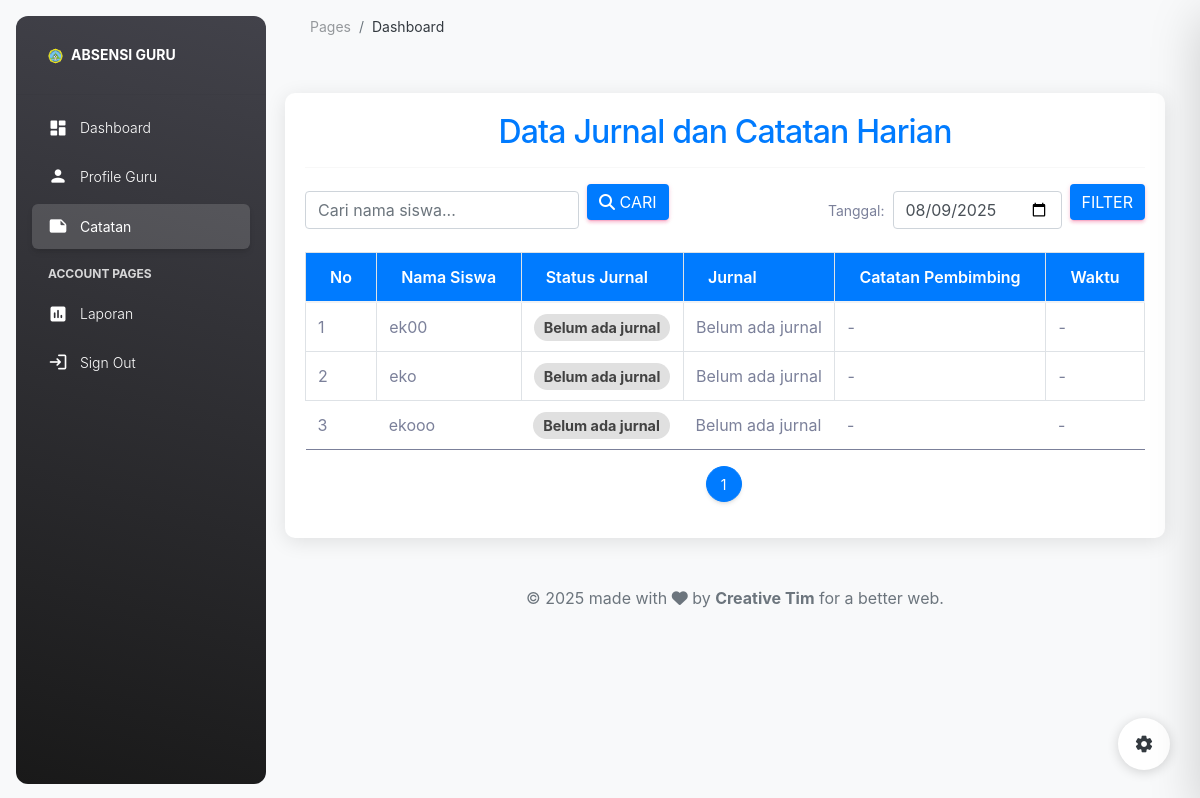
The page /index.php?page=catatan (signed in) on the database as committed earlier.
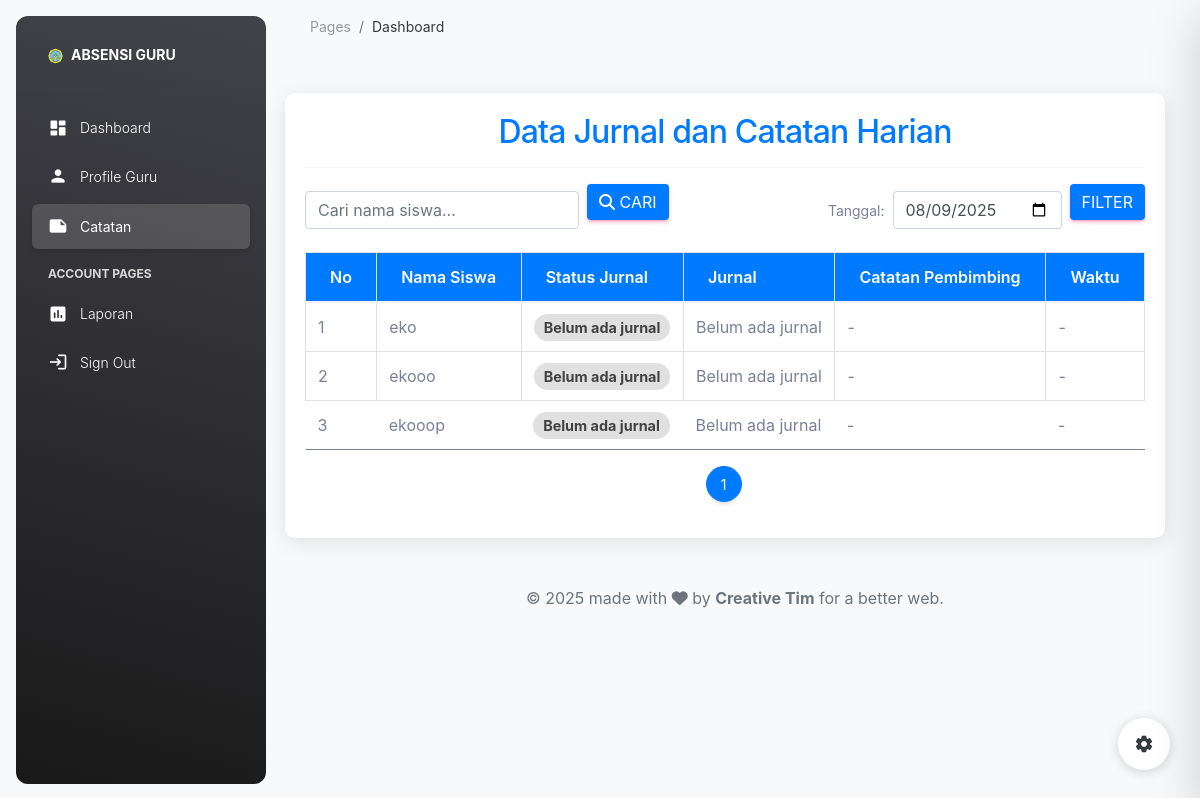
The same page on the database as committed later.
### tables this page shows
CREATE TABLE `siswa` (
  `id_siswa` int(11) NOT NULL,
  `nis` varchar(15) NOT NULL,
  `nisn` varchar(15) NOT NULL,
  `nama_siswa` varchar(50) NOT NULL,
  `no_wa` varchar(20) NOT NULL,
  `kelas` varchar(10) NOT NULL,
  `pro_keahlian` varchar(50) NOT NULL,
  `TL` text NOT NULL,
  `TTGL` date NOT NULL DEFAULT current_timestamp(),
  `id_sekolah` int(11) NOT NULL,
  `id_perusahaan` int(11) NOT NULL,
  `tanggal_mulai` date NOT NULL,
  `tanggal_selesai` date NOT NULL,
  `id_pembimbing` int(11) NOT NULL,
  `id_guru` int(11) NOT NULL,
  `username` varchar(20) NOT NULL,
  `password` varchar(20) NOT NULL
);

### pages/catatan/catatan.php (the view, shortened to what this page needs)
<?php
include('koneksi.php');
$level = $_SESSION['level'] ?? '';
$id_siswa = $_SESSION['id_siswa'] ?? null;
$id_perusahaan = $_SESSION['id_perusahaan'] ?? null;
$id_sekolah = $_SESSION['id_sekolah'] ?? null;
$id_pembimbing = $_SESSION['id_pembimbing'] ?? null;
$tanggal = isset($_GET['tanggal']) ? mysqli_real_escape_string($coneksi, $_GET['tanggal']) : date('Y-m-d');
$limit = 6;
$page_no = isset($_GET['page_no']) ? (int)$_GET['page_no'] : 1;
$offset = ($page_no - 1) * $limit;
$search = isset($_GET['search']) ? mysqli_real_escape_string($coneksi, $_GET['search']) : '';
$where_conditions = ["siswa.nama_siswa LIKE '%$search%'"];
if ($level === 'siswa') {
    $where_conditions[] = "siswa.id_siswa = '$id_siswa'";
} elseif ($level === 'pembimbing') {
    $where_conditions[] = "siswa.id_perusahaan = '$id_perusahaan'";
} elseif ($level === 'guru' || $level === 'sekolah') {
    $where_conditions[] = "siswa.id_sekolah = '$id_sekolah'";
}
$where_clause = implode(' AND ', $where_conditions);
$count_sql = "
    SELECT COUNT(DISTINCT siswa.id_siswa) AS total
    FROM siswa
    LEFT JOIN jurnal ON siswa.id_siswa = jurnal.id_siswa AND DATE(jurnal.tanggal) = '$tanggal'
    WHERE $where_clause
";
$count_result = mysqli_query($coneksi, $count_sql);
$total_rows = mysqli_fetch_assoc($count_result)['total'] ?? 0;
$total_pages = max(1, ceil($total_rows / $limit));
if ($level === 'pembimbing' && !empty($id_pembimbing)) {
    $subquery_catatan = "
        (
            SELECT catatan.catatan
            FROM catatan
            WHERE catatan.id_jurnal = jurnal.id_jurnal
            AND catatan.id_pembimbing = '$id_pembimbing'
            ORDER BY catatan.tanggal ASC
            LIMIT 1
        ) AS catatan,
        (
            SELECT catatan.tanggal
            FROM catatan
            WHERE catatan.id_jurnal = jurnal.id_jurnal
            AND catatan.id_pembimbing = '$id_pembimbing'
            ORDER BY catatan.tanggal ASC
            LIMIT 1
        ) AS waktu_catatan
    ";
} else {
    $subquery_catatan = "
        (
            SELECT catatan.catatan
            FROM catatan
            WHERE catatan.id_jurnal = jurnal.id_jurnal
            ORDER BY catatan.tanggal ASC
            LIMIT 1
        ) AS catatan,
        (
            SELECT catatan.tanggal
            FROM catatan
            WHERE catatan.id_jurnal = jurnal.id_jurnal
            ORDER BY catatan.tanggal ASC
            LIMIT 1
        ) AS waktu_catatan
    ";
}
$sql = "
    SELECT
        siswa.id_siswa,
        siswa.nama_siswa,
        jurnal.id_jurnal,
        jurnal.keterangan AS keterangan_jurnal,
        jurnal.tanggal AS tanggal_jurnal,
        $subquery_catatan
    FROM siswa
    LEFT JOIN jurnal ON siswa.id_siswa = jurnal.id_siswa AND DATE(jurnal.tanggal) = '$tanggal'
    WHERE $where_clause
    GROUP BY siswa.id_siswa, jurnal.id_jurnal
    ORDER BY siswa.nama_siswa ASC
    LIMIT $limit OFFSET $offset
";
$result = mysqli_query($coneksi, $sql) or die(mysqli_error($coneksi));
?>
<!DOCTYPE html>
<html lang="id">
<head>
    <link rel="stylesheet" href="https://stackpath.bootstrapcdn.com/bootstrap/4.1.3/css/bootstrap.min.css" />
    <link rel="stylesheet" href="https://cdnjs.cloudflare.com/ajax/libs/font-awesome/6.4.0/css/all.min.css" />
</head>
<body>
    <div class="main-container container-custom">
        <h2 class="text-center text-primary">Data Jurnal dan Catatan Harian</h2>
        <hr />
        <div class="d-flex justify-content-between flex-wrap align-items-center mb-3">
            <form method="GET" class="form-inline">
                <input type="text" name="search" class="form-control mr-2" placeholder="Cari nama siswa..." value="<?= htmlspecialchars($search) ?>" />
                <button type="submit" class="btn btn-primary">
                    <i class="fas fa-search"></i> Cari
                </button>
            </form>
            <form method="GET" class="form-inline">
                <label for="tanggal" class="mr-2">Tanggal:</label>
                <input type="date" name="tanggal" class="form-control date-picker" value="<?= htmlspecialchars($tanggal) ?>" />
                <button type="submit" class="btn btn-primary ml-2">Filter</button>
            </form>
        </div>
        <div class="table-responsive">
            <table class="table table-bordered table-hover">
                <thead class="thead-primary">
                    <tr>
                        <th>No</th>
                        <th>Nama Siswa</th>
                        <th>Status Jurnal</th>
                        <th>Jurnal</th>
                        <th>Catatan Pembimbing</th>
                        <th>Waktu</th>
                    </tr>
                </thead>
                <tbody>
                    <?php if (mysqli_num_rows($result) > 0): ?>
                        <?php $no = $offset + 1; ?>
                        <?php while ($row = mysqli_fetch_assoc($result)): ?>
                            <?php
                            $id_jurnal = $row['id_jurnal'] ?? 0;
                            $catatan = !empty($row['catatan']) ? $row['catatan'] : '-';
                            $keterangan = !empty($row['keterangan_jurnal']) ? $row['keterangan_jurnal'] : 'Belum ada jurnal';
                            $waktu = !empty($row['waktu_catatan']) ? $row['waktu_catatan'] : (!empty($row['tanggal_jurnal']) ? $row['tanggal_jurnal'] : '-');
                            $status = empty($row['keterangan_jurnal']) ? 'Belum ada jurnal' : 'Sudah membuat jurnal';
                            $badge_class = empty($row['keterangan_jurnal']) ? 'badge-belum' : 'badge-ada';
                            $href = "index.php?page=tambahcatatan&id_jurnal=$id_jurnal";
                            ?>
                            <tr class="clickable-row" data-href="<?= $href ?>">
                                <td><?= $no ?></td>
                                <td><?= htmlspecialchars($row['nama_siswa']) ?></td>
                                <td><span class="badge-status <?= $badge_class ?>"><?= $status ?></span></td>
                                <td><?= htmlspecialchars($keterangan) ?></td>
                                <td><?= htmlspecialchars($catatan) ?></td>
                                <td><?= htmlspecialchars($waktu) ?></td>
                            </tr>
                            <?php $no++; ?>
                        <?php endwhile; ?>
                    <?php else: ?>
                        <tr>
                            <td colspan="6" class="text-center">Tidak ada data siswa ditemukan.</td>
                        </tr>
                    <?php endif; ?>
                </tbody>
            </table>
        </div>
        <nav aria-label="Page navigation">
            <ul class="pagination justify-content-center">
                <?php for ($i = 1; $i <= $total_pages; $i++): ?>
                    <li class="page-item <?= ($i == $page_no) ? 'active' : '' ?>">
                        <a class="page-link" href="?page=catatan&tanggal=<?= urlencode($tanggal) ?>&search=<?= urlencode($search) ?>&page_no=<?= $i ?>">
                            <?= $i ?>
                        </a>
                    </li>
                <?php endfor; ?>
            </ul>
        </nav>
    </div>
</body>
</html>

### index.php (shortened to what this page needs)
<!DOCTYPE html>
<html lang="en">
<head>
  <link href="./assets/css/nucleo-icons.css" rel="stylesheet" />
  <link href="./assets/css/nucleo-svg.css" rel="stylesheet" />
  <link id="pagestyle" href="./assets/css/material-dashboard.css?v=3.1.0" rel="stylesheet" />
</head>
<?php
  if ($_SESSION['level'] == "admin") {
  include "pages/sidebar.php";
} elseif ($_SESSION['level'] == "siswa") {
  include "pages/sidebar_siswa.php";
} elseif ($_SESSION['level'] == "guru") {
  include "pages/sidebar_guru.php";
} elseif ($_SESSION['level'] == "pembimbing") {
  include "pages/sidebar_pembimbing.php";
} elseif ($_SESSION['level'] == "sekolah") {
  include "pages/sidebar_sekolah.php";
}
?>
<body class="g-sidenav-show  bg-gray-100">
  <main class="main-content border-radius-lg ">
    <?php include "pages/nevbar.php"; ?>
    <div class="container-fluid py-4">
      <?php include "pages/konten.php"; ?>
    </div>
    <?php include "pages/footer.php"; ?>
  </main>
  <div class="fixed-plugin">
    <a class="fixed-plugin-button text-dark position-fixed px-3 py-2">
      <i class="material-icons py-2">settings</i>
    </a>
  </div>
</body>
</html>

### pages/sidebar_guru.php (shortened to what this page needs)
<aside class="sidenav navbar navbar-vertical navbar-expand-xs border-0 border-radius-xl my-3 fixed-start ms-3 bg-gradient-dark" id="sidenav-main">
  <div class="sidenav-header">
    <a class="navbar-brand m-0" href="index.php?page=dashboard_guru">
      <img src="assets/img/LOGOSMK-removebg-preview.png" class="navbar-brand-img h-100" alt="main_logo">
      <span class="ms-1 font-weight-bold text-white">ABSENSI GURU</span>
    </a>
  </div>
  <hr class="horizontal light mt-0 mb-2">
  <div class="collapse navbar-collapse w-auto" id="sidenav-collapse-main">
    <ul class="navbar-nav">
      <li class="nav-item">
        <a class="nav-link text-white <?php echo ($_GET['page'] == 'dashboard_guru') ? 'active' : ''; ?>" href="index.php?page=dashboard_guru">
          <div class="text-white text-center me-2 d-flex align-items-center justify-content-center">
            <i class="material-icons opacity-10">dashboard</i>
          </div>
          <span class="nav-link-text ms-1">Dashboard</span>
        </a>
      </li>
      <li class="nav-item">
        <a class="nav-link text-white <?php echo (strpos($_GET['page'], 'editguru') !== false) ? 'active' : ''; ?>" href="index.php?page=editguru&id_guru=<?php echo $_SESSION['id_guru'] ?>">
          <div class="text-white text-center me-2 d-flex align-items-center justify-content-center">
            <i class="material-icons opacity-10">person</i>
          </div>
          <span class="nav-link-text ms-1">Profile Guru</span>
        </a>
      </li>
      <li class="nav-item">
        <a class="nav-link text-white <?php echo (strpos($_GET['page'], 'catatan') !== false) ? 'active' : ''; ?>" href="index.php?page=catatan">
          <div class="text-white text-center me-2 d-flex align-items-center justify-content-center">
            <i class="material-icons opacity-10">note</i>
          </div>
          <span class="nav-link-text ms-1">Catatan</span>
        </a>
      </li>
      <li class="nav-item mt-3">
        <h6 class="ps-4 ms-2 text-uppercase text-xs text-white font-weight-bolder opacity-8">Account pages</h6>
      </li>
      <li class="nav-item">
        <a class="nav-link text-white <?php echo ($_GET['page'] == 'laporan1') ? 'active' : ''; ?>" href="index.php?page=laporan1">
          <div class="text-white text-center me-2 d-flex align-items-center justify-content-center">
            <i class="material-icons opacity-10">insert_chart</i>
          </div>
          <span class="nav-link-text ms-1">Laporan</span>
        </a>
      </li>
      <li class="nav-item">
        <a class="nav-link text-white" href="./pages/sign-up_aksi.php">
          <div class="text-white text-center me-2 d-flex align-items-center justify-content-center">
            <i class="material-icons opacity-10">login</i>
          </div>
          <span class="nav-link-text ms-1">Sign Out</span>
        </a>
      </li>
    </ul>
  </div>
</aside>

### pages/nevbar.php
<nav class="navbar navbar-main navbar-expand-lg px-0 mx-4 shadow-none border-radius-xl" id="navbarBlur" data-scroll="true">
  <div class="container-fluid py-1 px-3 d-flex">
    <nav aria-label="breadcrumb" class="text-end">
      <ol class="breadcrumb bg-transparent mb-0 pb-0 pt-1 px-0 me-sm-6 me-5">
        <li class="breadcrumb-item text-sm"><a class="opacity-5 text-dark" href="javascript:;">Pages</a></li>
        <li class="breadcrumb-item text-sm text-dark active" aria-current="page">Dashboard</li>
      </ol>
    </nav>
  </div>
</nav>

### pages/konten.php (shortened to what this page needs)
<div class="konten">
    <?php
    if (isset($_GET['page'])) {
        $page = $_GET['page'];
        switch ($page) {
            case 'catatan':
                include "pages/catatan/catatan.php";
                break;
        }
    }
    ?>
</div>

### pages/footer.php
<footer class="footer py-4">
  <div class="container-fluid">
    <div class="row justify-content-center">
      <div class="col-auto">
        <div class="copyright text-center text-muted">
          © <script>document.write(new Date().getFullYear())</script>
          made with <i class="fa fa-heart"></i> by
          <a class="font-weight-bold" target="_blank">Creative Tim</a>
          for a better web.
        </div>
      </div>
    </div>
  </div>
</footer>

### pages/catatan/catatan.php (style rules this page uses)
.clickable-row { cursor: pointer; }
body { padding-left: 270px; background-color: #f8f9fa; transition: padding-left 0.3s; }
.main-container { margin: 20px 20px 0 0; max-width: none; }
.container-custom { background-color: #fff; border-radius: 10px; padding: 20px; box-shadow: 0 4px 20px rgba(0, 0, 0, 0.1); }
.table thead th { background-color: #007bff; color: white; }
.badge-status { padding: 5px 10px; border-radius: 20px; font-size: 0.9em; font-weight: bold; }
.badge-belum { background-color: #E0E0E0; color: #424242; }

Rows that differ between the two databases and show on the page:
removed siswa: nama_siswa "ek00", status "Belum ada jurnal", keterangan "Belum ada jurnal", catatan "-", waktu "-"
added siswa: nama_siswa "ekooop", status "Belum ada jurnal", keterangan "Belum ada jurnal", catatan "-", waktu "-"
